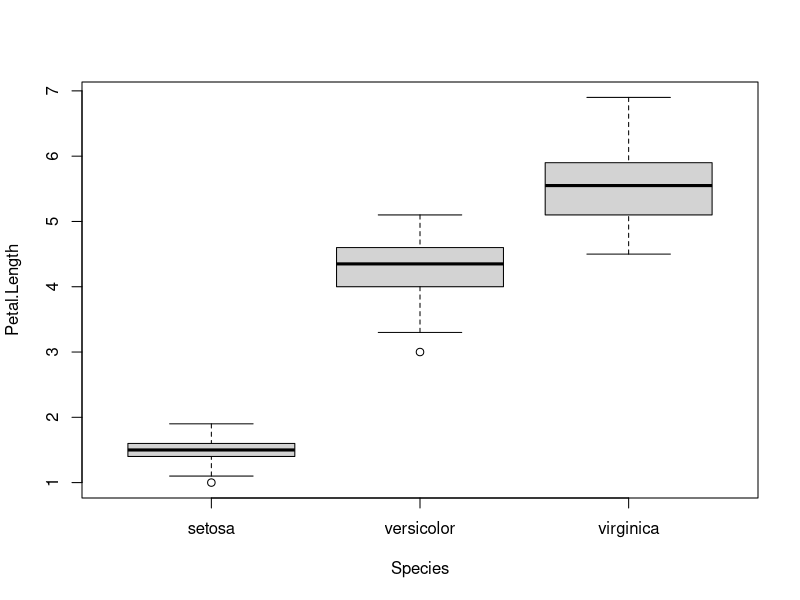
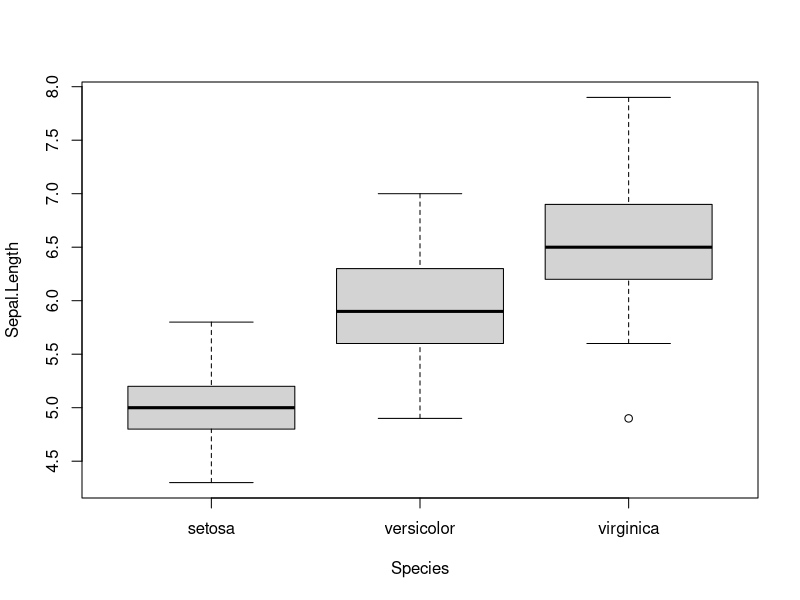
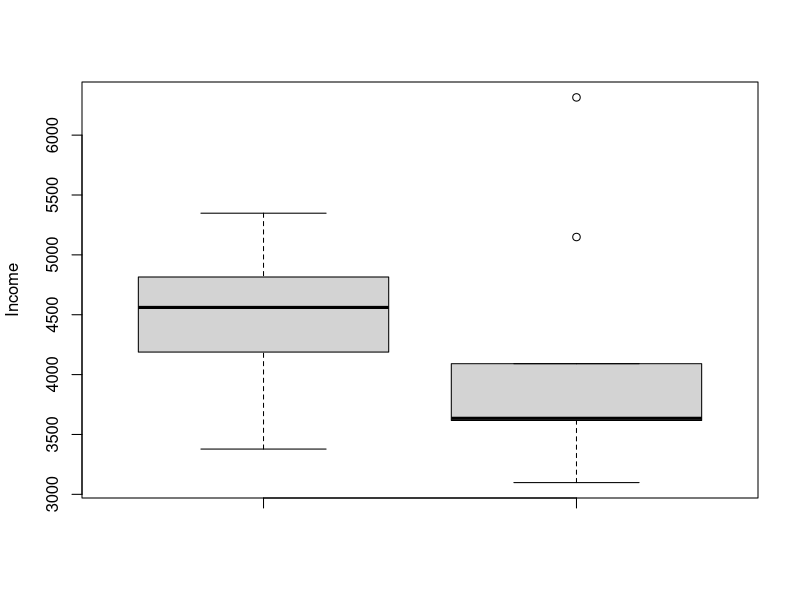
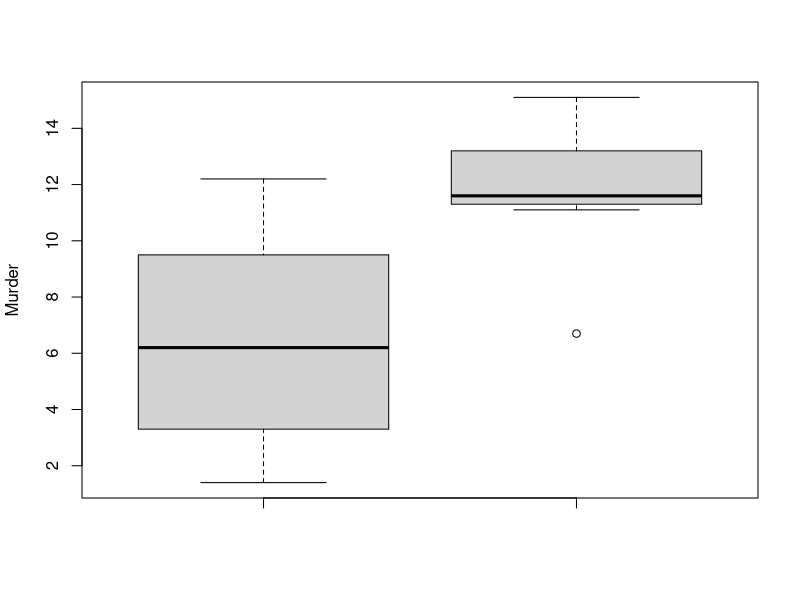

Here is the R script that generated these plots, in order:
#20171274 정종찬 중간고사

#1. iris dataset 구조에 대해 설명하시오.
str(iris)


# Species에 따른 Petal.Length와 Sepal.Length에 대한 boxplot을 각각 그리고, boxplot으로 추정할 수 있는 것들을 모두 설명하시오. ( 5점 )
par(mfrow=c(1,1))
boxplot(Petal.Length~Species, data=iris, ylab='Petal.Length')
boxplot(Sepal.Length~Species, data=iris, ylab='Sepal.Length')


# state.x77 dataset을 Life Exp(기대수명)가 70이상인 주와 70미만인 주를 각각 high.life, low.life에 저장하고 다음의 질문을 분석하시오.
str(state.x77)

states <- data.frame(state.x77)
str(states)

high.life <- subset(states, Life.Exp>=70)
low.life <- subset(states, Life.Exp<70)


#2. high.life와 low.life의 Income(수입)에 대해 분석하시오.
par(mfrow=c(1,1))
boxplot(high.life[,"Income"], low.life[,"Income"], ylab="Income")

View(high.life)
View(low.life)


#3. high.life와 low.life의 Murder(살인사건발생율)에 대해 분석하시오. ( 5점 )
boxplot(high.life[,"Murder"], low.life[,"Murder"], ylab="Murder")